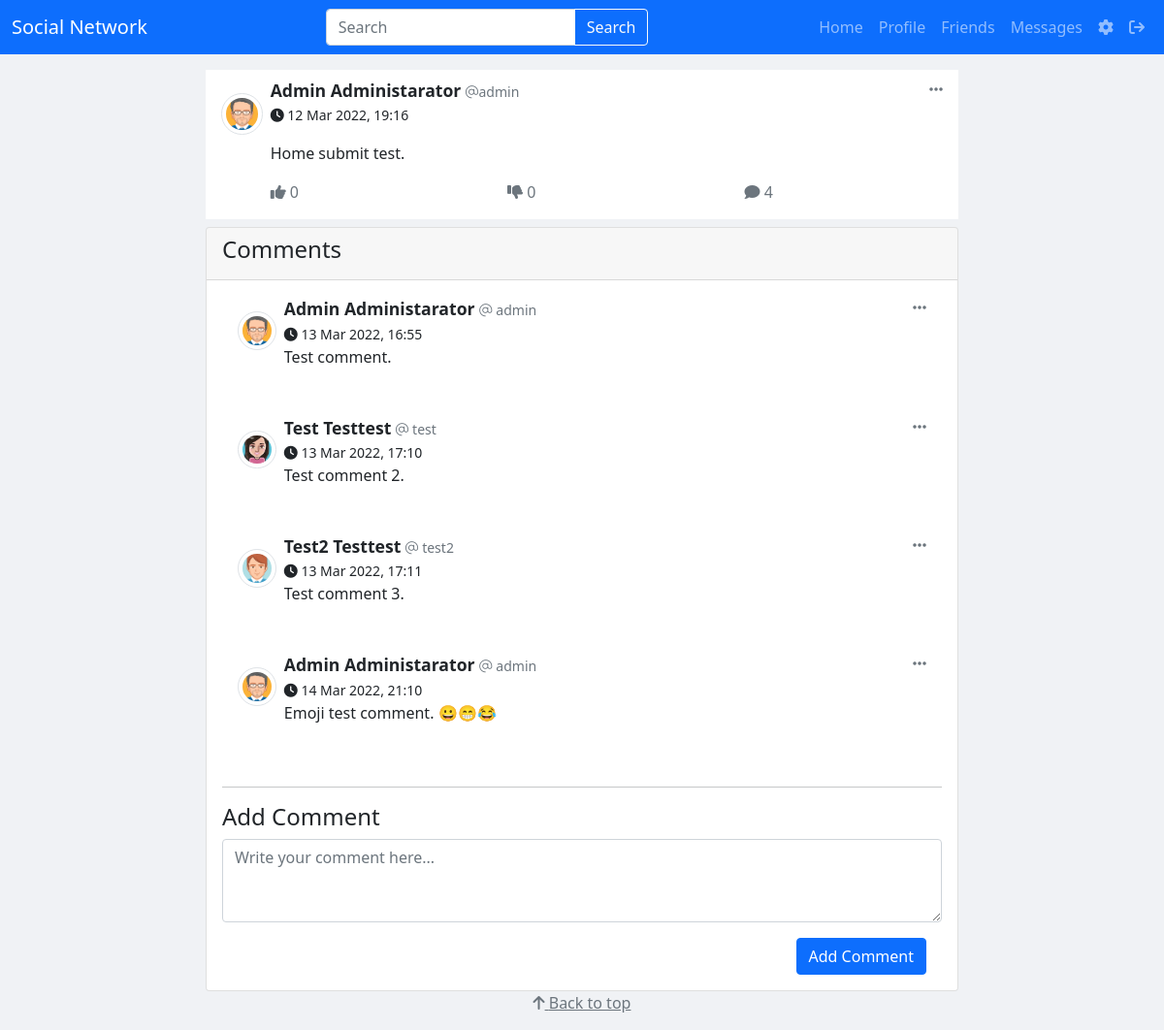
Page /post/2/ (signed in) on the committed database.
### home/models.py (models this page shows, shortened)
class Post(models.Model):
    user = models.ForeignKey(User, on_delete=models.CASCADE)
    slug = models.SlugField(max_length=200, unique=True)
    post_id = models.UUIDField(default=uuid.uuid4, editable=False, unique=True)
    content = models.TextField()
    attachment = models.FileField(upload_to=get_post_path, blank=True)
    created_at = models.DateTimeField(auto_now_add=True)
    updated_at = models.DateTimeField(auto_now=True)
    likes = models.ManyToManyField(User, related_name='likes', blank=True)
    dislikes = models.ManyToManyField(User, related_name='dislikes', blank=True)
    VIEWS_CHOICES = [('public', 'Public'), ('friends', 'Friends')]
    visibility = models.CharField(max_length=10, default='public', choices=VIEWS_CHOICES)
    def get_comments(self):
        return self.comment_set.all()
    def get_comment_count(self):
        return self.comment_set.count()
    def get_like_count(self):
        return self.likes.count()
    def get_dislike_count(self):
        return self.dislikes.count()

class Profile(models.Model):
    user = models.OneToOneField(settings.AUTH_USER_MODEL, on_delete=models.CASCADE)
    profile_pic = models.ImageField(upload_to=get_pp_path, blank=True)
    cover_pic = models.ImageField(upload_to=get_cp_path, blank=True)
    GENDER_CHOICES = [('Male', 'Male'), ('Female', 'Female')]
    gender = models.CharField(choices=GENDER_CHOICES, default='Male', max_length=10)
    birth_date = models.DateField(null=True, blank=True)
    family = models.CharField(max_length=100, blank=True)
    current_city = models.CharField(max_length=30, blank=True)
    hometown = models.CharField(max_length=30, blank=True)
    phone_number = models.CharField(max_length=30, blank=True)
    website = models.URLField(max_length=200, blank=True)
    address = models.CharField(max_length=200, blank=True)
    country = models.CharField(max_length=30, blank=True)
    bio = models.TextField(blank=True, max_length=500)
    university = models.CharField(max_length=30, blank=True)
    major = models.CharField(max_length=30, blank=True)
    gpa = models.FloatField(blank=True, null=True)
    company = models.CharField(max_length=30, blank=True)
    position = models.CharField(max_length=30, blank=True)
    duration_start = models.DateField(null=True, blank=True)
    duration_end = models.DateField(null=True, blank=True)
    duration_current = models.BooleanField(default=False)
    friends = models.ManyToManyField('Profile', blank=True, symmetrical=True)
    def get_full_name(self):
        return User.objects.get(pk=self.user.pk).get_full_name()
    def get_friends_request_count(self):
        return FriendRequests.objects.filter(receiver_user=self.user).count()

class Comment(models.Model):
    user = models.ForeignKey(User, on_delete=models.CASCADE)
    post = models.ForeignKey(Post, on_delete=models.CASCADE)
    slug = models.SlugField(max_length=200, unique=True)
    content = models.TextField()
    created_at = models.DateTimeField(auto_now_add=True)
    updated_at = models.DateTimeField(auto_now=True)

### home/views.py (the view, shortened to what this page needs)
# urls.py: path('post/<int:post_id>/', views.PostView.as_view(), name='post_detail'),
class PostView(View):
    @staticmethod
    def get(request, post_id):
        if request.user.is_authenticated:
            context = {
                'search_form': SearchForm(),
                'comment_form': CommentForm(),
                'post': Post.objects.get(id=post_id),
            }
            return render(request, 'post/post_detail.html', context)
        else:
            return HttpResponseRedirect('/login/?next=/post/' + str(post_id))

### home/forms.py (shortened to what this page needs)
class SearchForm(forms.Form):
    q = forms.CharField(label='Search', widget=forms.TextInput(
        attrs={'class': 'form-control', 'placeholder': 'Search', 'required': 'true', 'aria-label': 'Search'}))
    def __init__(self, *args, **kwargs):
        super(SearchForm, self).__init__(*args, **kwargs)
        self.fields['q'].widget.attrs['class'] = 'form-control'
        self.fields['q'].widget.attrs['placeholder'] = 'Search'
        self.fields['q'].widget.attrs['required'] = 'true'
        self.fields['q'].widget.attrs['aria-label'] = 'Search'

class CommentForm(forms.ModelForm):
    class Meta:
        model = Comment
        fields = ['content']
    def __init__(self, *args, **kwargs):
        super(CommentForm, self).__init__(*args, **kwargs)
        self.fields['content'].widget.attrs['class'] = 'form-control'
        self.fields['content'].widget.attrs['placeholder'] = 'Write your comment here...'
        self.fields['content'].widget.attrs['required'] = 'true'
        self.fields['content'].widget.attrs['rows'] = '3'
        self.fields['content'].widget.attrs['maxlength'] = '500'

### home/templatetags/post_functions.py (called while the page is built)
@register.simple_tag
def is_liked(post, user):
    if post.likes.filter(id=user.id).exists():
        return True
    return False

@register.simple_tag
def is_disliked(post, user):
    if post.dislikes.filter(id=user.id).exists():
        return True
    return False

### home/templates/post/post_detail.html (shortened to what this page needs)
{% extends 'base.html' %}
{% load static %}
{% load post_functions %}
{% block content %}
    <div class="panel-bg user-feed-panel">
        <div class="row">
            <div class="col-1">
                <a href="{% url 'userprofile' post.user.username %}" data-toggle="tooltip" title="{{ post.user.get_full_name }}">
                    <img src="{{ post.user.profile.profile_pic.url }}"
                         class="img-fluid rounded-circle img-thumbnail post-profile-photo"
                         alt="Profile Photo">
                </a>
            </div>
            <div class="col-11">
                <div class="pb-3">
                    <a href="{% url 'userprofile' post.user.username %}" class="text-dark username">{{ post.user.get_full_name }}</a>
                    <div class="dropdown d-inline pull-right">
                        <a class="text-muted" href="#" role="button" id="dropdownMenuLink{{ post.id }}"
                           data-bs-toggle="dropdown" aria-expanded="false">
                            <i class="fa-solid fa-ellipsis-h" data-toggle="tooltip" title="More"></i>
                        </a>
                    </div>
                    <small>
                        <a href="{% url 'userprofile' post.user.username %}" class="text-muted" style="text-decoration: none;">
                            <i class="fa-light fa-at"></i>{{ post.user.username }}
                        </a>
                    </small>
                    <br>
                    <small class="text-muted post-time">
                        <a href="#" class="text-dark" style="text-decoration: none;">
                            <i class="fa-solid fa-clock"></i> {{ post.created_at|date:"d M Y, H:i" }}
                        </a>
                    </small>
                </div>
                <p>
                    {{ post.content }}
                </p>
                <div class="row post-actions">
                    <div class="col-4">
                        {% is_liked post user as lkd %}
                        <a href="#" class="{% if lkd %}text-primary{% else %}text-muted{% endif %}" data-toggle="tooltip" title="Like">
                            <i class="fa-solid fa-thumbs-up"></i>
                            <span>
                                {{ post.get_like_count }}
                            </span>
                        </a>
                    </div>
                    <div class="col-4">
                        {% is_disliked post user as dlkd %}
                        <a href="#" class="{% if dlkd %}text-primary{% else %}text-muted{% endif %}" data-toggle="tooltip" title="Dislike">
                            <i class="fa-solid fa-thumbs-down"></i>
                            <span>
                                {{ post.get_dislike_count }}
                            </span>
                        </a>
                    </div>
                    <div class="col-4">
                        <a href="#" class="text-muted" data-toggle="tooltip" title="Comment">
                            <i class="fa-solid fa-comment"></i>
                            <span>
                                {{ post.get_comment_count }}
                            </span>
                        </a>
                    </div>
                </div>
            </div>
        </div>
    </div>
    <div class="card">
        <div class="card-header">
            <h4 class="card-title">Comments</h4>
        </div>
        {% for comment in post.get_comments %}
        <div class="card-body">
            <div class="row">
                <div class="col-1">
                    <a href="{% url 'userprofile' comment.user.username %}" data-toggle="tooltip" title="{{ comment.user.profile.get_full_name }}">
                        <img src="{{ comment.user.profile.profile_pic.url }}"
                             class="img-fluid rounded-circle img-thumbnail post-profile-photo"
                             alt="Profile Photo">
                    </a>
                </div>
                <div class="col-11">
                    <a href="{% url 'userprofile' comment.user.username %}" class="text-dark username">{{ comment.user.profile.get_full_name }}</a>
                    <div class="dropdown d-inline pull-right">
                        <a class="text-muted" href="#" role="button" id="dropdownMenuLink{{ comment.pk }}"
                           data-bs-toggle="dropdown" aria-expanded="false">
                            <i class="fa-solid fa-ellipsis-h" data-toggle="tooltip" title="More"></i>
                        </a>
                    </div>
                    <small>
                        <a href="{% url 'userprofile' comment.user.username %}" class="text-muted" style="text-decoration: none;">
                            <i class="fa-light fa-at"></i> {{ comment.user.username }}
                        </a>
                    </small>
                    <br>
                    <small class="text-muted post-time">
                        <a href="#" class="text-dark" style="text-decoration: none;">
                            <i class="fa-solid fa-clock"></i> {{ comment.created_at|date:"d M Y, H:i" }}
                        </a>
                    </small>
                    <p>
                        {{ comment.content }}
                    </p>
                </div>
            </div>
        </div>
        {% endfor %}
        <div class="card-body">
            <hr>
            <div class="row">
                <h4 class="col-12">
                    Add Comment
                </h4>
            </div>
            <div id="comment" class="row">
                <div class="col-12">
                    <form method="post" action="{% url 'post_detail' post.pk %}">
                        <div class="form-group">
                            {{ comment_form.content }}
                        </div>
                        <div class="form-group pull-right mt-3">
                            <button name="new_comment" type="submit" class="btn btn-primary">
                                Add Comment
                            </button>
                        </div>
                    </form>
                </div>
            </div>
        </div>
    </div>
{% endblock %}

### static/css/style.css (style rules this page uses)
.index-body { background-color: #f0f2f5; }
.panel-bg { background-color: #ffffff; margin-top: 0.5rem; margin-bottom: 0.5rem; }
.user-feed-panel { padding-top: 0.5rem; padding-bottom: 1rem; }
.post-profile-photo { margin: 1rem; max-width: 75px; max-height: 75px; }
.pull-right { float: right; margin-right: 1rem; top: 0; }
.post-actions a { text-decoration: none; }
.username { font-size: 1.1rem; font-weight: 550; text-decoration: none; }

### rows in the picture
Post: user.profile.profile_pic (picture), user.get_full_name "Admin Administarator", user.username "admin", created_at "12 Mar 2022, 19:16", content "Home submit test.", get_like_count "0", get_dislike_count "0", get_comment_count "4"
Comment: user.profile.profile_pic (picture), user.profile.get_full_name "Admin Administarator", user.username "admin", created_at "13 Mar 2022, 16:55", content "Test comment."
Comment: user.profile.profile_pic (picture), user.profile.get_full_name "Test Testtest", user.username "test", created_at "13 Mar 2022, 17:10", content "Test comment 2."
Comment: user.profile.profile_pic (picture), user.profile.get_full_name "Test2 Testtest", user.username "test2", created_at "13 Mar 2022, 17:11", content "Test comment 3."
Comment: user.profile.profile_pic (picture), user.profile.get_full_name "Admin Administarator", user.username "admin", created_at "14 Mar 2022, 21:10", content "Emoji test comment. 😀😁😂"
